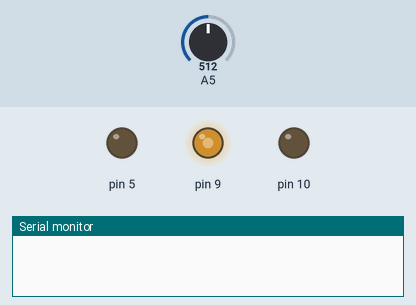
The sketch below on a simulated Arduino Leonardo, built with avr-gcc and run on an emulated ATmega32U4. Shown: output pins drawn as LEDs (lit = HIGH), the last lines printed to the serial monitor. Inputs (shaded band) come from the test bench; at power-on: A5 = 512.

Above: at 1.2 s.
1.3 s: A5 set to 935
2.8 s: A5 set to 957
At 3.1 s:
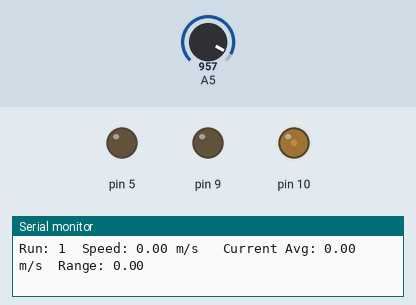
4.3 s: A5 set to 940
At 5.4 s:
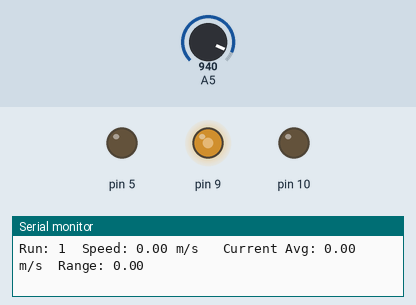
5.8 s: A5 set to 960
At 6.6 s:
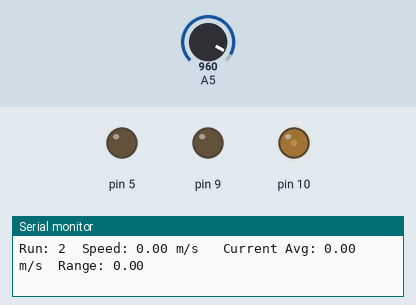
Timing chart, 0 to 8.3 s (numbered marks = the images above; inputs shaded):
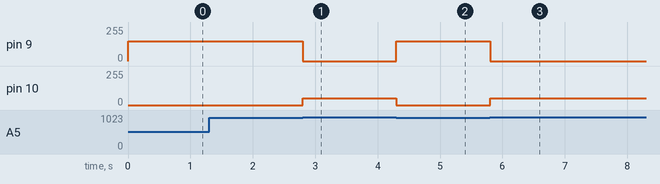

Measured:
- the behaviour switches between 949 and 950 on A5 (found by bisection; images 0 and 1)
- after the input at 1.3 s, every drawn part: stays the same
- after the input at 2.8 s, pin 9: 150/255 → 0/255 at once; pin 10: 0/255 → 50/255 at once
- after the input at 4.3 s, pin 9: 0/255 → 150/255 at once; pin 10: 50/255 → 0/255 at once
- after the input at 5.8 s, pin 9: 150/255 → 0/255 at once; pin 10: 0/255 → 50/255 at once

The sketch:

mm05-automation.ino
```cpp
/*
 * Automated Speed Detector
 *
 * This program detects the speed an object as it
 * passes over the Esplora light sensor. You need
 * to set the threshold value, and the distance
 * the object moves (the size of the object), in
 * meters.
 *
 * Author: Owen Brasier
 * Date: September 2015
 * http://challenge.madmaker.com.au
 */


#include <Esplora.h>

// this is the size of the object
// if you don't have a ruler you can
// use iruler.net to measure the size
float distance = 0.2;

// the threshold you used for the last section
int threshold = 950;

// Global variable declarations
float maximum, minimum, range, avg, speed;
float sum = 0.0;
int light;
int count = 1;

void setup() {

}

void loop() {
  Esplora.writeRGB(0, 50, 0);
  light = Esplora.readLightSensor();
  if (light < threshold) {
    runMeasurement();
  }
}

void runMeasurement() {
  long start = millis();        // get the start time
  Esplora.writeRGB(0, 0, 150);
  while (light < threshold) {
    light = Esplora.readLightSensor();
  }
  long finish = millis();       // get the finish time
  speed = getSpeed(start, finish);
  avg = getAverage();
  range = getRange();
  printValues();
  count++;
}

float getSpeed(long s, long f) {
  float time = (f-s)/1000.0;     // time in seconds
  // remember the equation for speed.
  speed = 0.0;                   // MODIFY THIS LINE!
  return speed;
}

float getAverage() {
  sum += speed;
  // return the average using the formula
  // for average
  return 0.0;
}

float getRange() {
  if(count == 1) {
    maximum = speed;
    minimum = speed;
  }
  // see if speed greater than current maximum
  // set maximum
  // see if speed less than current minimum
  // set minimum
  // return the range
  return 0.0;
}

void printValues() {
  Serial.print("Run: ");
  Serial.print(count);
  Serial.print("\tSpeed: ");
  Serial.print(speed);
  Serial.print(" m/s");
  Serial.print(" \tCurrent Avg: ");
  Serial.print(avg);
  Serial.print(" m/s");
  Serial.print("\tRange: ");
  Serial.println(range);
}
```
